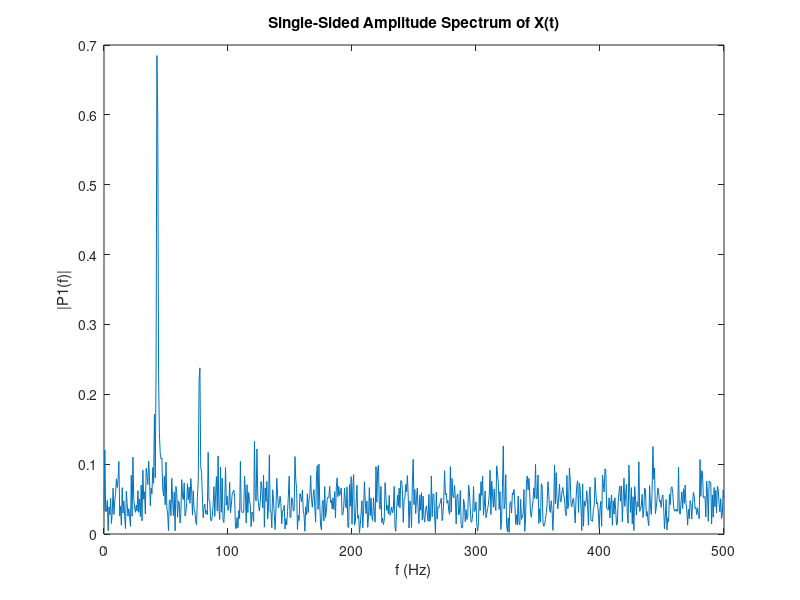

Source code (MATLAB):
Fs = 1000;            % Sampling frequency                    
T = 1/Fs;             % Sampling period       
L = 1500;             % Length of signal
t = (0:L-1)*T;        % Time vector

% TODO: Form a signal containing a 77 Hz sinusoid of amplitude 0.7 and a 43Hz sinusoid of amplitude 2.
f1 = 77;
A1 = 0.7;
S1 = A1*sin(2*pi*f1*t);

f2 = 43;
A2 = 2;
S2 = A2*sin(2*pi*f2*t);

S = S1 + S2;

% Corrupt the signal with noise 
X = S + 2*randn(size(t));

% Plot the noisy signal in the time domain. It is difficult to identify the frequency components by looking at the signal X(t). 
plot(1000*t(1:50) ,X(1:50))
title('Signal Corrupted with Zero-Mean Random Noise')
xlabel('t (milliseconds)')
ylabel('X(t)')

% TODO : Compute the Fourier transform of the signal. 
signal_fft = fft(X);
signal_fft = abs(signal_fft/L); % if you want the true amplitude, divide by (L/2)

% TODO : Compute the two-sided spectrum P2. Then compute the single-sided spectrum P1 based on P2 and the even-valued signal length L.
signal_fft  = signal_fft(1:L/2+1) ;

% Plotting
f = Fs*(0:(L/2))/L;
plot(f,signal_fft) 
title('Single-Sided Amplitude Spectrum of X(t)')
xlabel('f (Hz)')
ylabel('|P1(f)|')